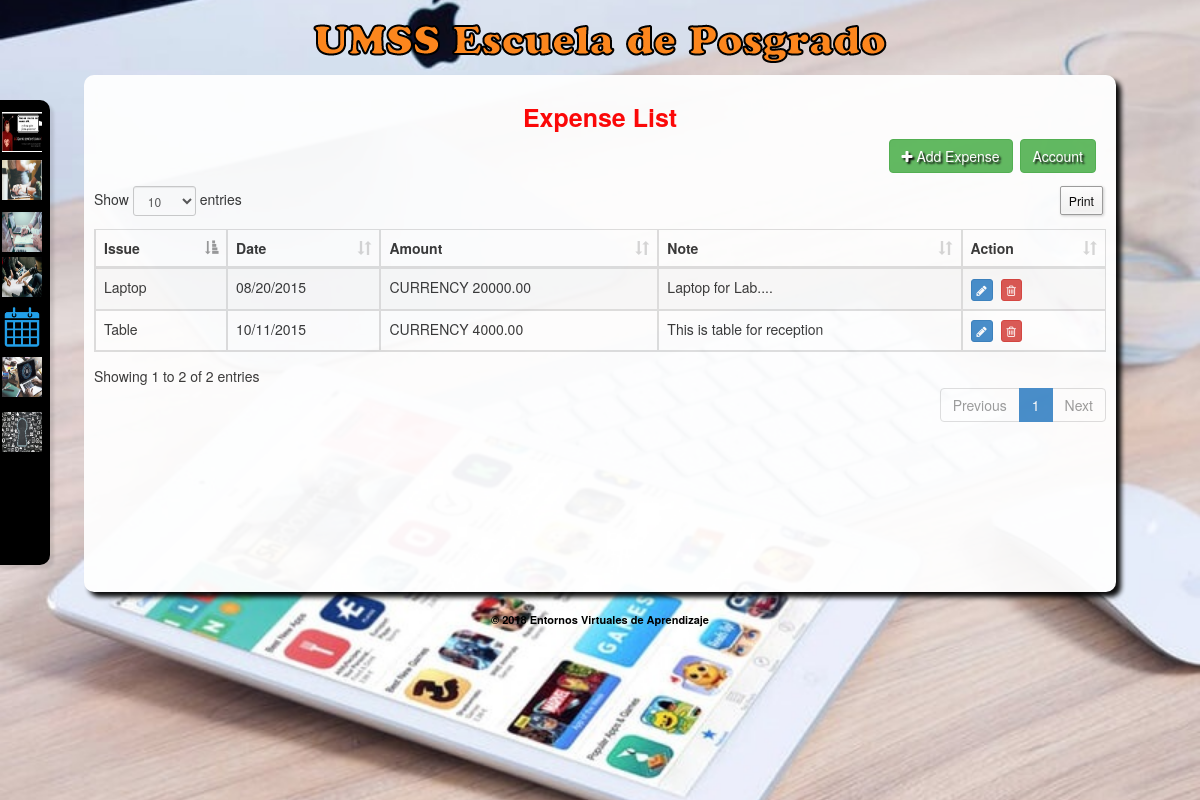
Page /account/expense_list.php (signed in) on the committed database.
### tables this page shows
CREATE TABLE IF NOT EXISTS `tbl_add_expense` (
  `ex_id` int(11) NOT NULL AUTO_INCREMENT,
  `ex_issue` varchar(200) NOT NULL,
  `ex_date` varchar(100) NOT NULL,
  `ex_amount` decimal(15,2) NOT NULL DEFAULT '0.00',
  `ex_note` varchar(300) NOT NULL,
  `created_date` timestamp NOT NULL DEFAULT CURRENT_TIMESTAMP,
  PRIMARY KEY (`ex_id`)
);

### account/expense_list.php (the view, shortened to what this page needs)
<?php include('../header.php');
?>
<link type="text/css" href="<?php echo WEB_URL; ?>css/bootstrap.css" rel="stylesheet" />
<div class="content content_inside">
  <div class="header_text">
    <div class="header_text_left">Expense List</div>
    <div class="top_common_bar">
      <div class="obj_right" style="padding-right:10px !important;"><a class="btn btn_add_new btn-success" href="<?php echo WEB_URL; ?>account/expense.php"><i class="fa fa-plus"></i>&nbsp;Add Expense</a>&nbsp;<a class="btn btn_add_new btn-success" href="<?php echo WEB_URL; ?>account/account.php"><i class="fa"></i>Account</a></div>
    </div>
  </div>
  <div class="list" style="width:100%;">
    <table class="table sakotable table-bordered table-striped dt-responsive">
      <thead>
        <tr>
          <th>Issue</th>
          <th>Date</th>
		  <th>Amount</th>
          <th>Note</th>
          <th>Action</th>
        </tr>
      </thead>
      <tbody>
        <?php
				$result = mysql_query("Select * from tbl_add_expense order by ex_id desc",$link);
				while($row = mysql_fetch_array($result)){?>
        <tr>
          <td><?php echo $row['ex_issue']; ?></td>
		  <td><?php echo $row['ex_date']; ?></td>
          <td><?php echo CURRENCY.' '.$row['ex_amount']; ?></td>
          <td><?php echo $row['ex_note']; ?></td>
          <td><a title="Edit" data-toggle="tooltip" data-placement="top" class="btn btn-primary btn-xs mrg" href="<?php echo WEB_URL;?>account/expense.php?id=<?php echo $row['ex_id']; ?>"><i class="fa fa-pencil"></i></a>&nbsp;&nbsp;<a title="Delete" data-toggle="tooltip" data-placement="top" class="btn btn-danger btn-xs mrg" onClick="deleteExpense(<?php echo $row['ex_id']; ?>);" href="javascript:void(0);"><i class="fa fa-trash-o"></i></a></td>
        </tr>
        <?php } mysql_close($link); ?>
      </tbody>
    </table>
  </div>
</div>
<?php include('../copyright.php');?>
</div>
<?php include('../footer.php');?>

### css/style.css (style rules this page uses)
body { font-family: Verdana,Arial,Helvetica,sans-serif; font-size: 12px; }
.content { width:86%; height:auto; margin:0 auto; background:#fff; opacity: 0.95; box-shadow:5px 5px 5px #000; border-radius:10px; min-height:517px; position:relative; }
.content_inside { padding:10px; }
a { outline:none !important; }
.header_text { width:100%; font-size:25px; color:red; text-align:center; font-weight:bold; padding-top:15px; margin-bottom:20px; }
.header_text_left { width:100%; text-align:center; }
.list { margin:10px; width:1100px; margin:0 auto; padding:0; }
.top_common_bar { margin-bottom:50px; }
.obj_right { float:right; }

### rows in the picture
tbl_add_expense: ex_issue "Table", ex_date "10/11/2015", ex_amount "4000.00", ex_note "This is table for reception"
tbl_add_expense: ex_issue "Laptop", ex_date "08/20/2015", ex_amount "20000.00", ex_note "Laptop for Lab...."
